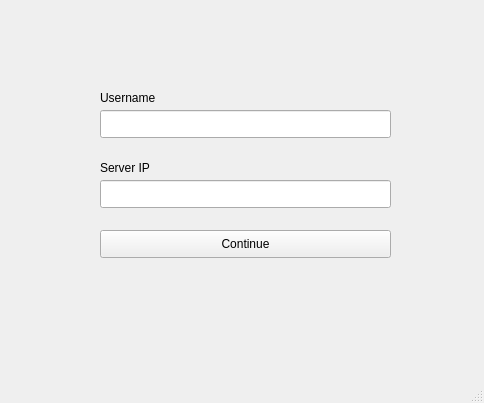
<?xml version="1.0" encoding="UTF-8"?>
<ui version="4.0">
 <class>MainWindow</class>
 <widget class="QMainWindow" name="MainWindow">
  <property name="geometry">
   <rect>
    <x>0</x>
    <y>0</y>
    <width>484</width>
    <height>403</height>
   </rect>
  </property>
  <property name="windowTitle">
   <string>Basic Details</string>
  </property>
  <widget class="QWidget" name="centralwidget">
   <widget class="QPushButton" name="pushButton_2">
    <property name="geometry">
     <rect>
      <x>100</x>
      <y>230</y>
      <width>291</width>
      <height>28</height>
     </rect>
    </property>
    <property name="text">
     <string>Continue</string>
    </property>
   </widget>
   <widget class="QLabel" name="label">
    <property name="geometry">
     <rect>
      <x>100</x>
      <y>160</y>
      <width>55</width>
      <height>16</height>
     </rect>
    </property>
    <property name="text">
     <string>Server IP</string>
    </property>
   </widget>
   <widget class="QLineEdit" name="lineEdit">
    <property name="geometry">
     <rect>
      <x>100</x>
      <y>180</y>
      <width>291</width>
      <height>28</height>
     </rect>
    </property>
   </widget>
   <widget class="QLineEdit" name="lineEdit_3">
    <property name="geometry">
     <rect>
      <x>100</x>
      <y>110</y>
      <width>291</width>
      <height>28</height>
     </rect>
    </property>
   </widget>
   <widget class="QLabel" name="label_3">
    <property name="geometry">
     <rect>
      <x>100</x>
      <y>90</y>
      <width>91</width>
      <height>16</height>
     </rect>
    </property>
    <property name="text">
     <string>Username</string>
    </property>
   </widget>
  </widget>
  <widget class="QStatusBar" name="statusbar"/>
 </widget>
 <resources/>
 <connections/>
</ui>
